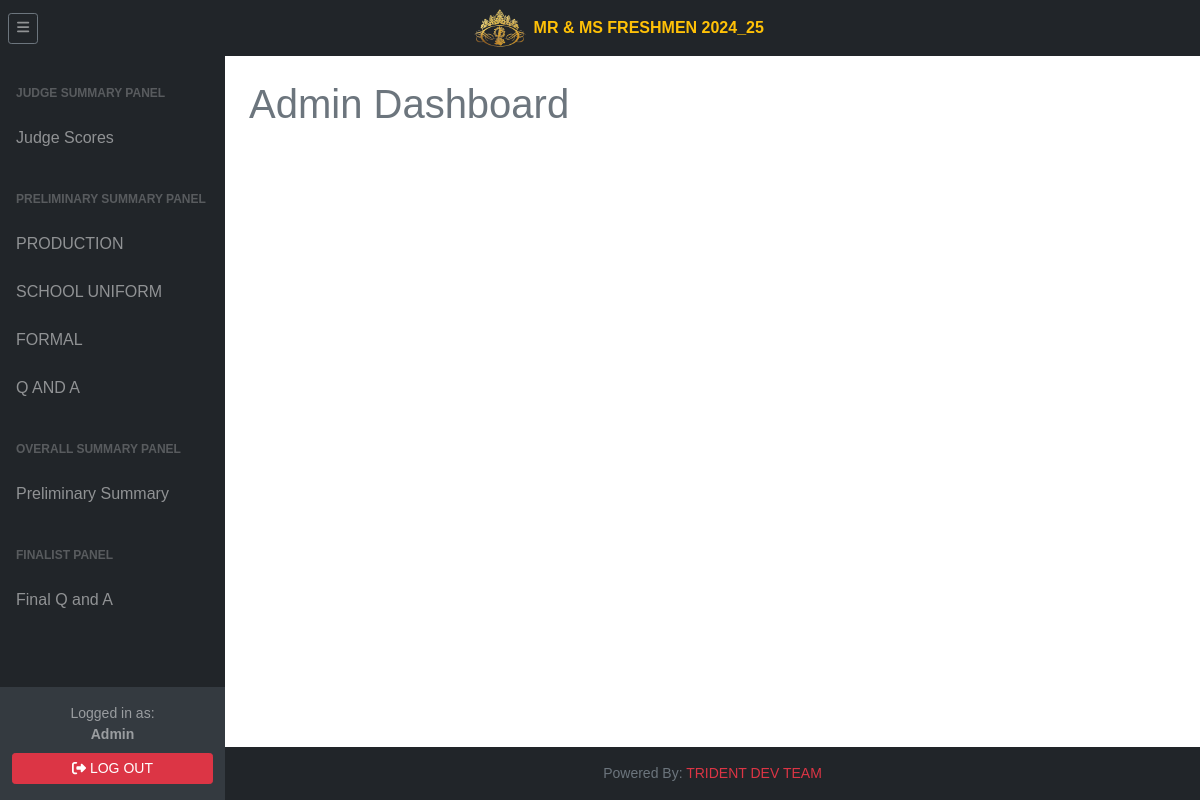
The app's page /tri.admin/adminHome.php (signed in), older data.
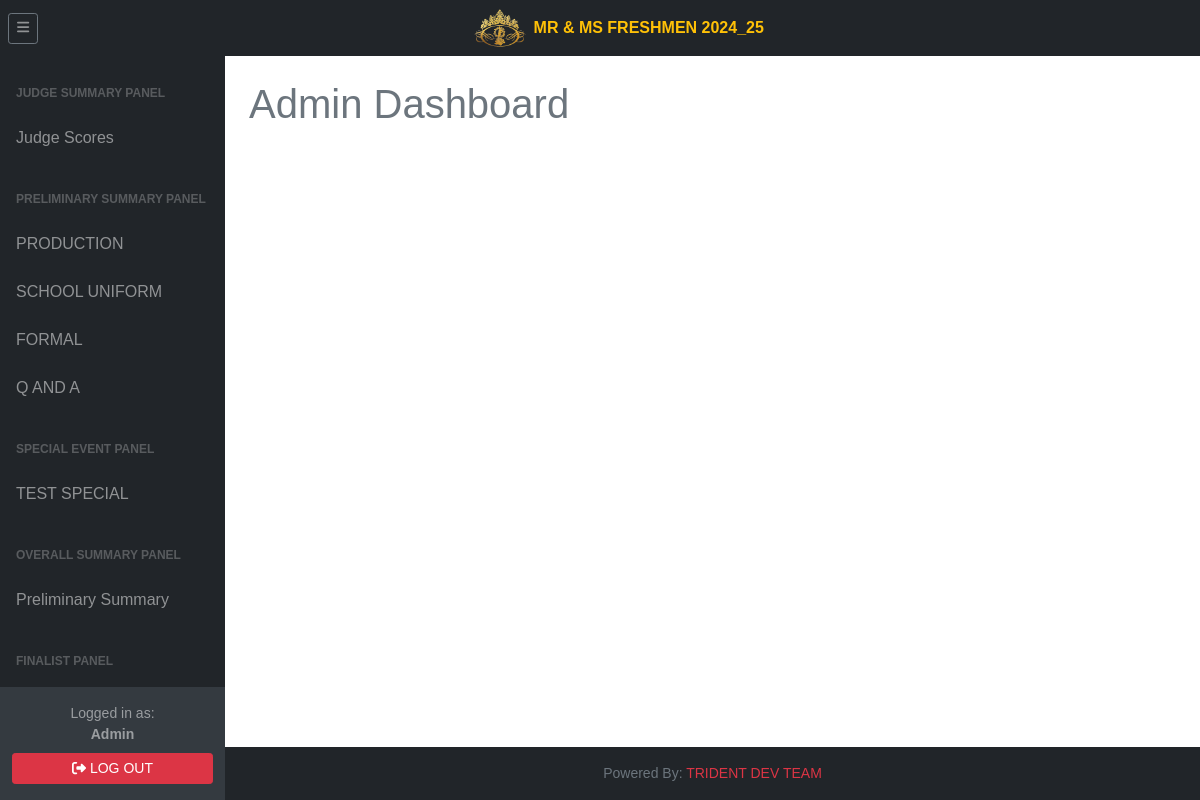
The same page, newer data.
### tables this page shows
CREATE TABLE `event` (
  `id` int(11) NOT NULL,
  `code` varchar(10) DEFAULT NULL,
  `event_type` varchar(6) DEFAULT NULL,
  `event_name` varchar(45) DEFAULT NULL,
  `event_percentage` varchar(10) DEFAULT NULL,
  `added_by` varchar(10) DEFAULT NULL,
  `added_timestamp` timestamp NULL DEFAULT NULL,
  `updated_by` varchar(10) DEFAULT NULL,
  `updated_timestamp` timestamp NULL DEFAULT NULL
);

### include/settings.php (called while the page is built, shortened)
<?php
$settings = mysqli_query($db, "SELECT * FROM setting") or die('query failed');
?>

### tri.admin/adminHome.php (the view, shortened to what the changed rows need)
<?php
    require '../include/connector/dbconn.php';
    include "../include/settings.php";
?>
<!DOCTYPE html>
<html lang="en">
    <head>
        <link href="../css/dataTable.css" rel="stylesheet" />
        <link href="../css/styles.css" rel="stylesheet" />
        <link href="../css/custom-table.css" rel="stylesheet" />
        <link rel="stylesheet" href="../css/jquery-ui.min.css">
    </head>
    <body class="sb-nav-fixed">
        <div id="layoutSidenav">
            <div id="layoutSidenav_nav">
            <?php include "../include/admininclude/adminSideNav.php";?>
            </div>
            <div id="layoutSidenav_content">
                <main>
                    <div class="container-fluid px-4">
                        <h1 class="mt-4 text-muted">Admin Dashboard</h1>
                    </div>
                </main>
            </div>
        </div>
    </body>
</html>

### include/admininclude/adminSideNav.php (shortened to what the changed rows need)
<div id="layoutSidenav_nav">
                <nav class="sb-sidenav accordion sb-sidenav-dark" id="sidenavAccordion">
                    <div class="sb-sidenav-menu">
                        <div class="nav category-buttons">
                        <div class="sb-sidenav-menu-heading">Judge Summary Panel</div>
                            <a class="event_category nav-link" href="adminJudgeAjax.php">
                                Judge Scores
                            </a>
                        <div class="sb-sidenav-menu-heading">Preliminary Summary Panel</div>
                            <?php
                                $eventCategoryQuery = eventListPreliminary;
                                $resultEventCategory = mysqli_query($db, $eventCategoryQuery);
                                if ($resultEventCategory->num_rows > 0) {
                                    foreach ($resultEventCategory as $eventCategoryResult) {
                                        $eventCode = htmlspecialchars($eventCategoryResult['code']);
                                        $event_name = htmlspecialchars($eventCategoryResult['event_name']);
                                        ?>
                                        <a class="event_category nav-link" href="adminHome.php#"
                                                data-code='<?= $eventCode?>'>
                                            <?= $event_name ?>
                                        </a>
                                        <?php
                                    }
                                }
                            ?>
                            <?php
                                $eventCategorySpecialQuery = eventListSpecial;
                                $resultEventCategorySpecial = mysqli_query($db, $eventCategorySpecialQuery);
                                if ($resultEventCategorySpecial->num_rows > 0) {
                                    foreach ($resultEventCategorySpecial as $eventCategoryResultSpecial) {
                                        $eventCodeSpecial = htmlspecialchars($eventCategoryResultSpecial['code']);
                                        $event_nameSpecial = htmlspecialchars($eventCategoryResultSpecial['event_name']);
                            ?>
                            <div class="sb-sidenav-menu-heading">Special Event Panel</div>
                            <a class="event_categorySpecial nav-link" href="adminHome.php#"
                                    data-code='<?= $eventCodeSpecial?>'>
                                <?= $event_nameSpecial ?>
                            </a>
                            <?php
                                    }
                                }
                            ?>
                            <div class="sb-sidenav-menu-heading">Overall Summary Panel</div>
                            <a class="event_category nav-link" href="adminSummary.php">
                                Preliminary Summary
                            </a>
                            <div class="sb-sidenav-menu-heading">Finalist Panel</div>
                            <?php
                                $eventFinalQuery = eventListFinal;
                                $resultEventFinal = mysqli_query($db, $eventFinalQuery);
                                if ($resultEventFinal->num_rows > 0) {
                                    foreach ($resultEventFinal as $eventCategoryFinalResult) {
                                        $eventFinalCode = htmlspecialchars($eventCategoryFinalResult['code']);
                                        $event_name_final = htmlspecialchars($eventCategoryFinalResult['event_name']);
                                        ?>
                                        <a class="event_category_final nav-link" href="adminHome.php#"
                                                data-code='<?= $eventFinalCode?>'>
                                            <?= $event_name_final ?>
                                        </a>
                                        <?php
                                    }
                                }
                            ?>
                        </div>
                    </div>
                </nav>
            </div>

Row changes from the older to the newer data that the page shows:
no longer on this page (row unchanged): event: event_name "Final Q and A"
added event: event_name "TEST SPECIAL"
